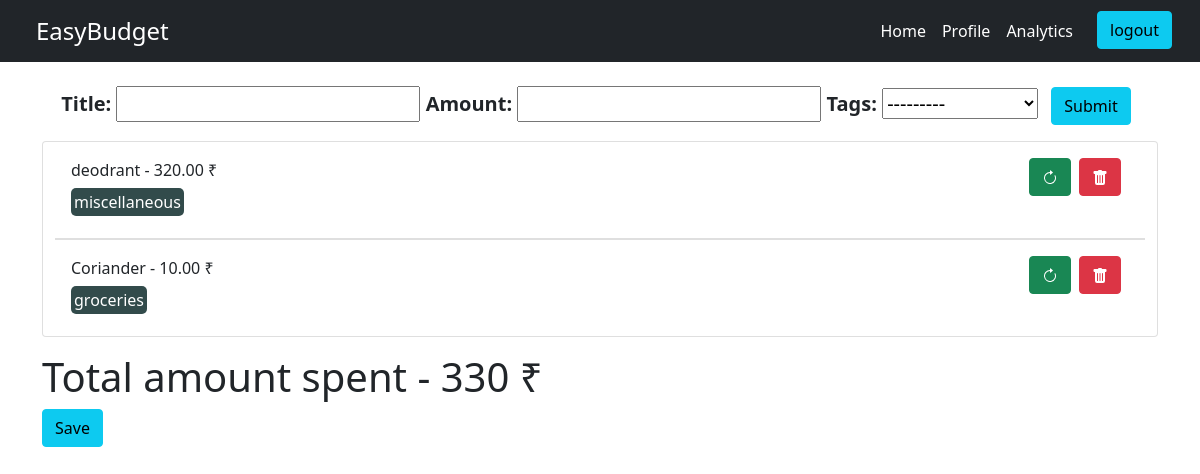
Before: / (signed in) with the older database file.
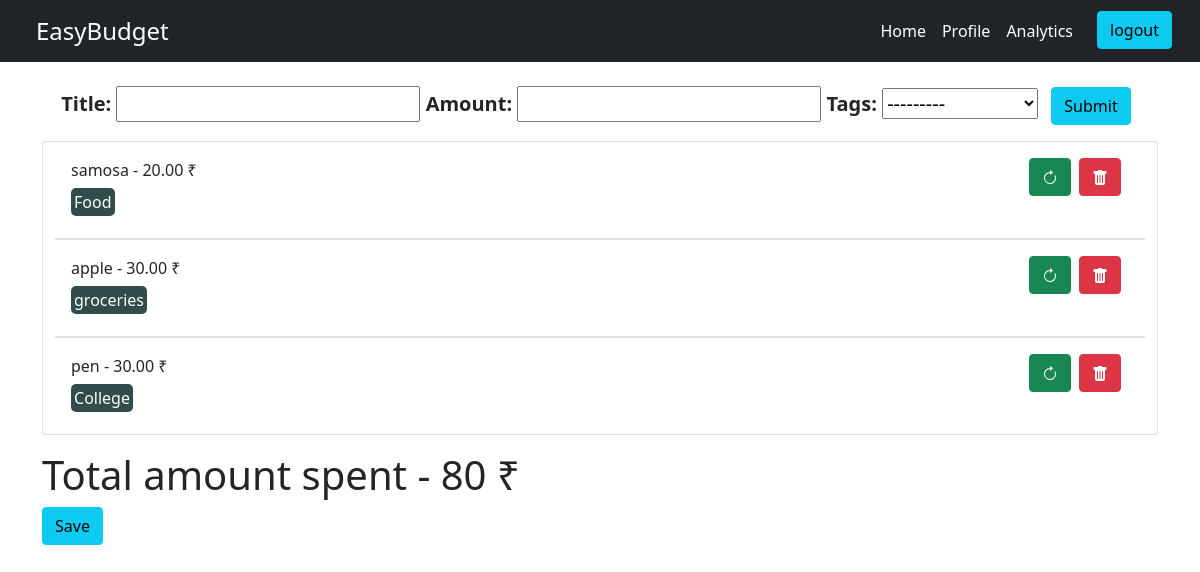
After: the same page with the newer database file.
### budget/models.py (models this page shows, shortened)
class Item(models.Model):
    user = models.ForeignKey(User,on_delete=models.CASCADE, null = True,related_name="itemOwner")
    title = models.CharField(max_length=50)
    amount = models.DecimalField(max_digits=10000, decimal_places=2)
    tags = models.ForeignKey('Tag',null = True,on_delete=DO_NOTHING)
    created = models.DateTimeField(auto_now_add=True)
    id = models.UUIDField(default=uuid.uuid4, unique = True, primary_key=True, editable=False)

class Tag(models.Model):
    name = models.CharField(max_length= 200)
    created = models.DateTimeField(auto_now = True)
    id = models.UUIDField(default = uuid.uuid4, unique = True , primary_key=True, editable=False)
    def __str__(self):
        return self.name

### budget/views.py (the view)
# urls.py: path('', views.home, name='home'),
@login_required(login_url='login')
def home(request):
    items = Item.objects.filter(user = request.user)
    form = ItemForm()
    total = 0
    for item in items:
        total += int(item.amount)
    if request.user.is_authenticated:
        if request.method == "POST":
            user = request.user
            form = ItemForm(request.POST)
            if form.is_valid:
                itemList = form.save(commit=False)
                itemList.user = user
                itemList.save()
                return redirect('home')
    context = {'form':form, 'items':items,'total':total}
    print(request.user)
    return render(request,'budget/home.html',context)

### budget/forms.py
class ItemForm(ModelForm):
    class Meta:
         model = Item
         fields = ['title', 'amount','tags']

### budget/templates/budget/home.html (shortened to what this page needs)
{% extends 'main.html' %}
{%load crispy_forms_tags %}
{% block content %}
<div class="container-sm my-4">
    <div class="mt-4 d-flex justify-content-center fs-5 fw-bold">
        <form action="{% url 'home' %}" method="POST">
            {{form}}
            <input type="submit" class = "btn btn-info mx-2">
        </form>
    </div>
    <div class="container card my-3">
      {% for item in user.itemOwner.all %}
      <ul class="list-group list-group-flush fs-6">
        <li class="list-group-item my-2">
          {{item.title}} - {{item.amount}} &#8377
          <span><a class = "btn btn-danger float-end mx-2" href="{% url 'delete-item' item.id %}"></a></span>
          <span><a class = "btn btn-success float-end" href="{% url 'update-item' item.id %}"></a></span>
          <div class = "my-2">
              <span class="chip">{{item.tags}}</span>
          </div>
        </li>
      </ul>
      {% endfor %}
    </div>
    <h1>Total amount spent - {{total}} &#8377</h1>
    <button class = "btn btn-info">Save</button>
</div>
{% endblock content %}

Changed rows visible on the page:
removed Item: title "deodrant", amount "320.00", tags "miscellaneous"
removed Item: title "Coriander", amount "10.00", tags "groceries"
added Item: title "samosa", amount "20.00", tags "Food"
added Item: title "apple", amount "30.00", tags "groceries"
added Item: title "pen", amount "30.00", tags "College"
Other visible differences:
{{ total }}: "330" → "80"
